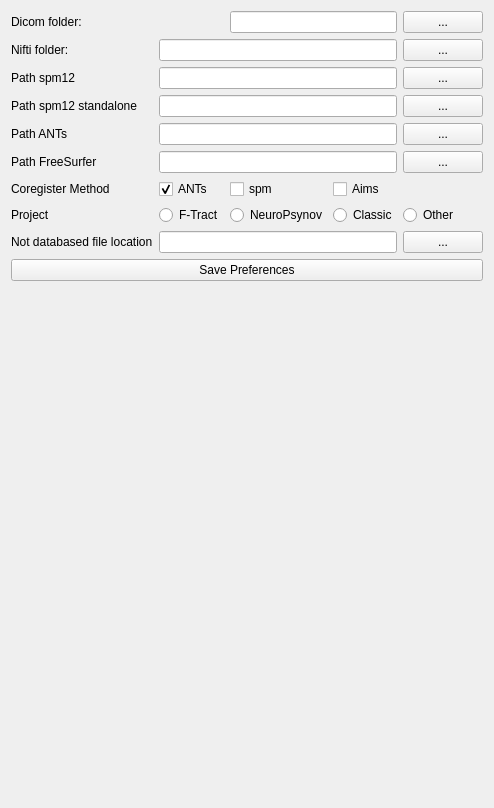
      <widget class="QWidget" name="tab_4">
       <attribute name="title">
        <string>Prefs</string>
       </attribute>
       <layout class="QVBoxLayout" name="verticalLayout_5">
        <item>
         <layout class="QHBoxLayout" name="horizontalLayout_12"/>
        </item>
        <item>
         <layout class="QGridLayout" name="gridLayout">
          <item row="3" column="4">
           <widget class="QPushButton" name="prefSpmStandaloneButton">
            <property name="text">
             <string>...</string>
            </property>
           </widget>
          </item>
          <item row="3" column="1" colspan="3">
           <widget class="QLineEdit" name="prefSpmStandaloneEdit"/>
          </item>
          <item row="3" column="0">
           <widget class="QLabel" name="label_52">
            <property name="text">
             <string>Path spm12 standalone</string>
            </property>
           </widget>
          </item>
          <item row="2" column="1" colspan="3">
           <widget class="QLineEdit" name="prefSpmTemplateEdit"/>
          </item>
          <item row="0" column="4">
           <widget class="QPushButton" name="dicomOutputButton">
            <property name="text">
             <string>...</string>
            </property>
           </widget>
          </item>
          <item row="1" column="0">
           <widget class="QLabel" name="label_15">
            <property name="text">
             <string>Nifti folder:</string>
            </property>
           </widget>
          </item>
          <item row="1" column="1" colspan="3">
           <widget class="QLineEdit" name="niftiOutputPathEdit">
            <property name="readOnly">
             <bool>true</bool>
            </property>
           </widget>
          </item>
          <item row="1" column="4">
           <widget class="QPushButton" name="niftiOutputButton">
            <property name="text">
             <string>...</string>
            </property>
           </widget>
          </item>
          <item row="2" column="4">
           <widget class="QPushButton" name="prefSpmTemplateButton">
            <property name="text">
             <string>...</string>
            </property>
           </widget>
          </item>
          <item row="6" column="1">
           <widget class="QCheckBox" name="prefANTScheckbox">
            <property name="text">
             <string>ANTs</string>
            </property>
            <property name="checked">
             <bool>true</bool>
            </property>
           </widget>
          </item>
          <item row="2" column="0">
           <widget class="QLabel" name="label_38">
            <property name="text">
             <string>Path spm12</string>
            </property>
           </widget>
          </item>
          <item row="6" column="2">
           <widget class="QCheckBox" name="prefSPMcheckbox">
            <property name="text">
             <string>spm</string>
            </property>
           </widget>
          </item>
          <item row="6" column="0">
           <widget class="QLabel" name="label_49">
            <property name="text">
             <string>Coregister Method</string>
            </property>
           </widget>
          </item>
          <item row="4" column="1" colspan="3">
           <widget class="QLineEdit" name="prefANTsEdit"/>
          </item>
          <item row="4" column="0">
           <widget class="QLabel" name="label_51">
            <property name="text">
             <string>Path ANTs</string>
            </property>
           </widget>
          </item>
          <item row="0" column="2" colspan="2">
           <widget class="QLineEdit" name="dicomOutputPathEdit">
            <property name="readOnly">
             <bool>true</bool>
            </property>
           </widget>
          </item>
          <item row="0" column="0" colspan="2">
           <widget class="QLabel" name="label_14">
            <property name="text">
             <string>Dicom folder:</string>
            </property>
           </widget>
          </item>
          <item row="4" column="4">
           <widget class="QPushButton" name="prefANTsButton">
            <property name="text">
             <string>...</string>
            </property>
           </widget>
          </item>
          <item row="7" column="0">
           <widget class="QLabel" name="label_53">
            <property name="text">
             <string>Project</string>
            </property>
           </widget>
          </item>
          <item row="7" column="1">
           <widget class="QRadioButton" name="radioButtonProject">
            <property name="text">
             <string>F-Tract</string>
            </property>
           </widget>
          </item>
          <item row="7" column="2">
           <widget class="QRadioButton" name="radioButtonProject_2">
            <property name="text">
             <string>NeuroPsynov</string>
            </property>
           </widget>
          </item>
          <item row="7" column="3">
           <widget class="QRadioButton" name="radioButtonProject_3">
            <property name="text">
             <string>Classic</string>
            </property>
           </widget>
          </item>
          <item row="7" column="4">
           <widget class="QRadioButton" name="radioButtonProject_4">
            <property name="text">
             <string>Other</string>
            </property>
           </widget>
          </item>
          <item row="6" column="3">
           <widget class="QCheckBox" name="prefAimscheckbox">
            <property name="text">
             <string>Aims</string>
            </property>
           </widget>
          </item>
          <item row="5" column="1" colspan="3">
           <widget class="QLineEdit" name="prefFreesurferEdit"/>
          </item>
          <item row="5" column="0">
           <widget class="QLabel" name="label_54">
            <property name="text">
             <string>Path FreeSurfer</string>
            </property>
           </widget>
          </item>
          <item row="5" column="4">
           <widget class="QPushButton" name="prefFreesurferButton">
            <property name="text">
             <string>...</string>
            </property>
           </widget>
          </item>
          <item row="8" column="0">
           <widget class="QLabel" name="label_55">
            <property name="text">
             <string>Not databased file location</string>
            </property>
           </widget>
          </item>
          <item row="8" column="4">
           <widget class="QPushButton" name="prefNoDBFileLocationButton">
            <property name="text">
             <string>...</string>
            </property>
           </widget>
          </item>
          <item row="8" column="1" colspan="3">
           <widget class="QLineEdit" name="prefNoDBFileLocationEdit"/>
          </item>
         </layout>
        </item>
        <item>
         <widget class="QPushButton" name="SavePreferencespushButton">
          <property name="text">
           <string>Save Preferences</string>
          </property>
         </widget>
        </item>
        <item>
         <spacer name="verticalSpacer_2">
          <property name="orientation">
           <enum>Qt::Vertical</enum>
          </property>
          <property name="sizeHint" stdset="0">
           <size>
            <width>20</width>
            <height>516</height>
           </size>
          </property>
         </spacer>
        </item>
       </layout>
      </widget>
